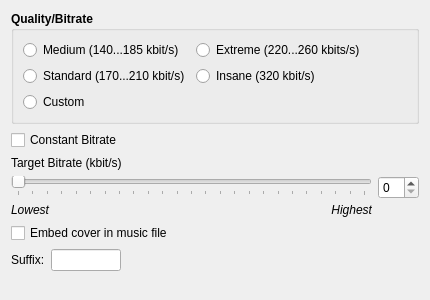
<?xml version="1.0" encoding="UTF-8"?>
<ui version="4.0">
 <class>LAMEWidgetUI</class>
 <widget class="QWidget" name="LAMEWidgetUI">
  <property name="geometry">
   <rect>
    <x>0</x>
    <y>0</y>
    <width>430</width>
    <height>300</height>
   </rect>
  </property>
  <property name="sizePolicy">
   <sizepolicy hsizetype="Preferred" vsizetype="Preferred">
    <horstretch>0</horstretch>
    <verstretch>0</verstretch>
   </sizepolicy>
  </property>
  <property name="minimumSize">
   <size>
    <width>430</width>
    <height>300</height>
   </size>
  </property>
  <layout class="QGridLayout" name="gridLayout_2">
   <item row="0" column="0">
    <widget class="QGroupBox" name="groupBox">
     <property name="sizePolicy">
      <sizepolicy hsizetype="Preferred" vsizetype="Preferred">
       <horstretch>0</horstretch>
       <verstretch>0</verstretch>
      </sizepolicy>
     </property>
     <property name="font">
      <font>
       <weight>75</weight>
       <bold>true</bold>
      </font>
     </property>
     <property name="title">
      <string>Quality/Bitrate</string>
     </property>
     <layout class="QGridLayout" name="gridLayout">
      <item row="0" column="0">
       <widget class="QRadioButton" name="radioButton_medium">
        <property name="font">
         <font>
          <weight>50</weight>
          <bold>false</bold>
         </font>
        </property>
        <property name="toolTip">
         <string>This preset should provide near transparency to most people on most music.</string>
        </property>
        <property name="text">
         <string>Medium (140...185 kbit/s)</string>
        </property>
       </widget>
      </item>
      <item row="0" column="1">
       <widget class="QRadioButton" name="radioButton_extreme">
        <property name="font">
         <font>
          <weight>50</weight>
          <bold>false</bold>
         </font>
        </property>
        <property name="toolTip">
         <string>If you have extremely good hearing and similar equipment, this preset will generally provide slightly higher quality than the &quot;standard&quot; mode</string>
        </property>
        <property name="text">
         <string>Extreme (220...260 kbits/s)</string>
        </property>
       </widget>
      </item>
      <item row="0" column="2" rowspan="2">
       <spacer name="horizontalSpacer_2">
        <property name="orientation">
         <enum>Qt::Horizontal</enum>
        </property>
        <property name="sizeHint" stdset="0">
         <size>
          <width>21</width>
          <height>20</height>
         </size>
        </property>
       </spacer>
      </item>
      <item row="1" column="0">
       <widget class="QRadioButton" name="radioButton_standard">
        <property name="font">
         <font>
          <weight>50</weight>
          <bold>false</bold>
         </font>
        </property>
        <property name="toolTip">
         <string>This preset should generally be transparent to most people on most music and is already quite high in quality.</string>
        </property>
        <property name="text">
         <string>Standard (170...210 kbit/s)</string>
        </property>
       </widget>
      </item>
      <item row="1" column="1">
       <widget class="QRadioButton" name="radioButton_insane">
        <property name="font">
         <font>
          <weight>50</weight>
          <bold>false</bold>
         </font>
        </property>
        <property name="toolTip">
         <string>This preset will usually be overkill for most people and most situations, but if you must have the absolute highest quality with no regard to filesize, this is the way to go.</string>
        </property>
        <property name="text">
         <string>Insane (320 kbit/s)</string>
        </property>
       </widget>
      </item>
      <item row="2" column="0">
       <widget class="QRadioButton" name="radioButton_custom">
        <property name="font">
         <font>
          <weight>50</weight>
          <bold>false</bold>
         </font>
        </property>
        <property name="text">
         <string>Custom</string>
        </property>
       </widget>
      </item>
     </layout>
    </widget>
   </item>
   <item row="1" column="0">
    <widget class="QCheckBox" name="checkBox_cbr">
     <property name="text">
      <string>Constant Bitrate</string>
     </property>
    </widget>
   </item>
   <item row="2" column="0">
    <widget class="QLabel" name="label_targetbitrate">
     <property name="sizePolicy">
      <sizepolicy hsizetype="Preferred" vsizetype="Fixed">
       <horstretch>0</horstretch>
       <verstretch>0</verstretch>
      </sizepolicy>
     </property>
     <property name="text">
      <string>Target Bitrate (kbit/s)</string>
     </property>
    </widget>
   </item>
   <item row="3" column="0">
    <layout class="QHBoxLayout" name="horizontalLayout_3">
     <item>
      <layout class="QVBoxLayout" name="verticalLayout">
       <item>
        <widget class="QSlider" name="horizontalSlider_bitrate">
         <property name="minimum">
          <number>80</number>
         </property>
         <property name="maximum">
          <number>320</number>
         </property>
         <property name="pageStep">
          <number>10</number>
         </property>
         <property name="orientation">
          <enum>Qt::Horizontal</enum>
         </property>
         <property name="tickPosition">
          <enum>QSlider::TicksBelow</enum>
         </property>
        </widget>
       </item>
       <item>
        <layout class="QHBoxLayout" name="horizontalLayout_2">
         <item>
          <widget class="QLabel" name="label_lowest">
           <property name="font">
            <font>
             <italic>true</italic>
            </font>
           </property>
           <property name="text">
            <string>Lowest</string>
           </property>
          </widget>
         </item>
         <item>
          <widget class="QLabel" name="label_highest">
           <property name="font">
            <font>
             <italic>true</italic>
            </font>
           </property>
           <property name="text">
            <string>Highest</string>
           </property>
           <property name="alignment">
            <set>Qt::AlignRight|Qt::AlignTrailing|Qt::AlignVCenter</set>
           </property>
          </widget>
         </item>
        </layout>
       </item>
      </layout>
     </item>
     <item>
      <layout class="QVBoxLayout" name="verticalLayout_2">
       <item>
        <widget class="QSpinBox" name="kintspinbox_bitrate">
         <property name="maximum">
          <number>99</number>
         </property>
         <property name="value">
          <number>0</number>
         </property>
        </widget>
       </item>
       <item>
        <spacer name="verticalSpacer_2">
         <property name="orientation">
          <enum>Qt::Vertical</enum>
         </property>
         <property name="sizeType">
          <enum>QSizePolicy::Fixed</enum>
         </property>
         <property name="sizeHint" stdset="0">
          <size>
           <width>20</width>
           <height>18</height>
          </size>
         </property>
        </spacer>
       </item>
      </layout>
     </item>
    </layout>
   </item>
   <item row="4" column="0">
    <widget class="QCheckBox" name="checkBox_embedcover">
     <property name="text">
      <string>Embed cover in music file</string>
     </property>
    </widget>
   </item>
   <item row="5" column="0">
    <layout class="QHBoxLayout" name="horizontalLayout">
     <item>
      <widget class="QLabel" name="label_suffix">
       <property name="sizePolicy">
        <sizepolicy hsizetype="Preferred" vsizetype="Fixed">
         <horstretch>0</horstretch>
         <verstretch>0</verstretch>
        </sizepolicy>
       </property>
       <property name="text">
        <string>Suffix:</string>
       </property>
      </widget>
     </item>
     <item>
      <widget class="QLineEdit" name="qlineedit_suffix">
       <property name="sizePolicy">
        <sizepolicy hsizetype="Fixed" vsizetype="Fixed">
         <horstretch>30</horstretch>
         <verstretch>0</verstretch>
        </sizepolicy>
       </property>
       <property name="maximumSize">
        <size>
         <width>70</width>
         <height>16777215</height>
        </size>
       </property>
      </widget>
     </item>
     <item>
      <spacer name="horizontalSpacer">
       <property name="orientation">
        <enum>Qt::Horizontal</enum>
       </property>
       <property name="sizeHint" stdset="0">
        <size>
         <width>40</width>
         <height>20</height>
        </size>
       </property>
      </spacer>
     </item>
    </layout>
   </item>
   <item row="6" column="0">
    <spacer name="verticalSpacer">
     <property name="orientation">
      <enum>Qt::Vertical</enum>
     </property>
     <property name="sizeHint" stdset="0">
      <size>
       <width>20</width>
       <height>0</height>
      </size>
     </property>
    </spacer>
   </item>
  </layout>
 </widget>
 <customwidgets>
  <customwidget>
   <class>QLineEdit</class>
   <extends>QLineEdit</extends>
   <header>qlineedit.h</header>
  </customwidget>
 </customwidgets>
 <resources/>
 <connections/>
</ui>
